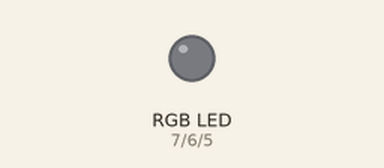
This sketch was run on a simulated Arduino Uno, built with avr-gcc and run on an emulated ATmega328P. On the bench: an RGB LED mixed from three pins (HIGH = lit). Dim RGB values are drawn brighter than linear; what the sketch prints to the serial monitor is not drawn.

Above: at 0.05 s.
At 9.46 s:
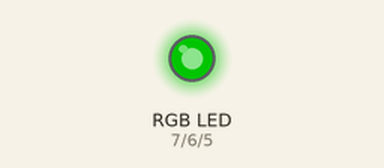
At 19.98 s:
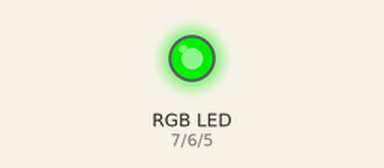
At 39.93 s:
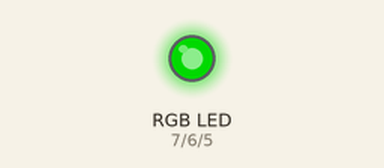
Timing chart, 0 to 40.0 s (numbered marks = the images above):
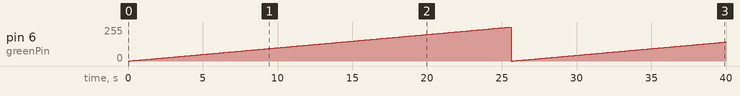

Measured:
- by itself, pin 6 (greenPin): 0/255 → 1/255 at 0.10 s, → 2/255 0.10 s later, → 3/255 0.10 s later, → 4/255 0.10 s later, … (399 changes in this stretch)

The sketch:

rgb-4-pin-loop.ino
```cpp
//This works
int redPin = 7;
int greenPin = 6;
int bluePin = 5;

void setup() {
  Serial.begin(9600);
  pinMode(redPin, OUTPUT);
  pinMode(greenPin, OUTPUT);
  pinMode(bluePin, OUTPUT);
}
int n;
int count;

void loop() {
   setColor(0, n, 0);
   n++;
   if(n > 255) n = 0;
   delay(100);
   Serial.print(n);
   Serial.print(" ");
   count++;
  if (count % 20 == 0)Serial.println();

}

void setColor(int redValue, int greenValue, int blueValue) {
  analogWrite(redPin, redValue);
  analogWrite(greenPin, greenValue);
  analogWrite(bluePin, blueValue);
}
```
